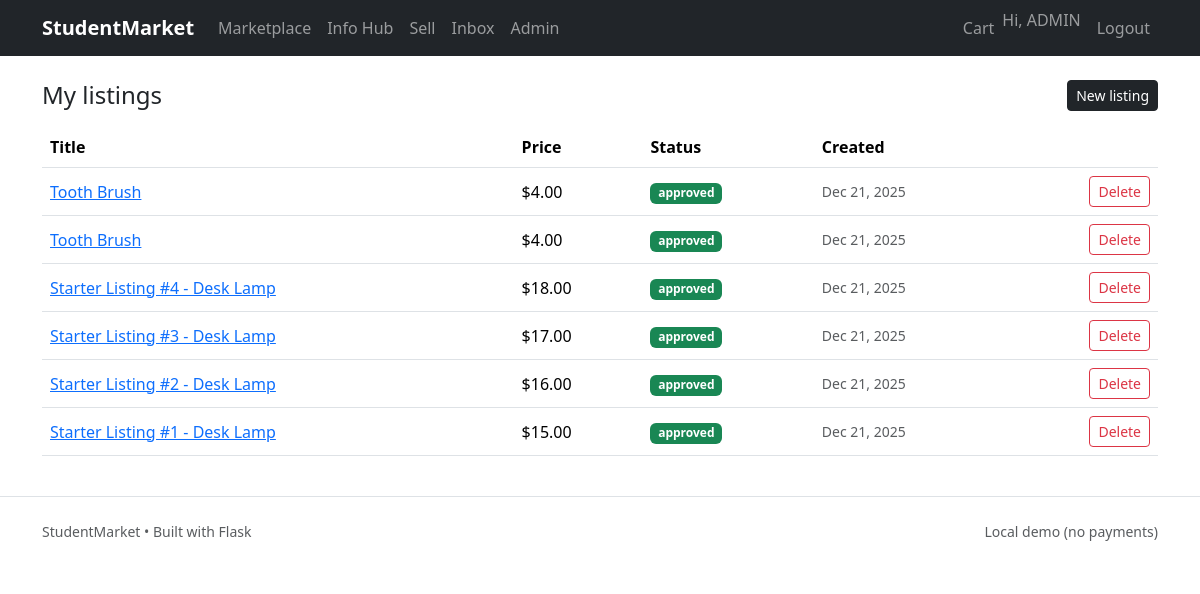
/market/my-listings (signed in), run on the app's committed database.
### app/models/user.py (models this page shows, shortened)
class User(db.Model, UserMixin):
    __tablename__ = "users"
    id = db.Column(db.Integer, primary_key=True)
    name = db.Column(db.String(120), nullable=False)
    email = db.Column(db.String(255), unique=True, nullable=False, index=True)
    password_hash = db.Column(db.String(255), nullable=False)
    role = db.Column(db.String(20), default="student")  # student | admin
    university = db.Column(db.String(200), default="")
    country = db.Column(db.String(120), default="")
    city = db.Column(db.String(120), default="")
    created_at = db.Column(db.DateTime, default=datetime.utcnow)
    products = db.relationship("Product", backref="seller", lazy=True)
    articles = db.relationship("Article", backref="author", lazy=True)
    def is_admin(self) -> bool:
        return self.role == "admin"

### app/models/product.py (models this page shows)
class Product(db.Model):
    __tablename__ = "products"
    id = db.Column(db.Integer, primary_key=True)
    seller_id = db.Column(db.Integer, db.ForeignKey("users.id"), nullable=False)
    category_id = db.Column(db.Integer, db.ForeignKey("categories.id"), nullable=False)
    title = db.Column(db.String(200), nullable=False)
    description = db.Column(db.Text, default="")
    price = db.Column(db.Numeric(10, 2), nullable=False)
    condition = db.Column(db.String(50), default="Used")  # New/Used/Like New
    city = db.Column(db.String(120), default="")
    status = db.Column(db.String(20), default="pending")  # pending/approved/rejected/sold
    created_at = db.Column(db.DateTime, default=datetime.utcnow)
    category = db.relationship("Category", lazy=True)
    images = db.relationship("ProductImage", backref="product", cascade="all, delete-orphan", lazy=True)

### app/routes/marketplace.py (the view)
@market_bp.route("/my-listings")
@login_required
def my_listings():
    products = Product.query.filter_by(seller_id=current_user.id).order_by(Product.created_at.desc()).all()
    return render_template("marketplace/my_listings.html", products=products)

### app/__init__.py (called while the page is built)
def create_app():
    app = Flask(__name__)
    app.config.from_object(Config)
    db.init_app(app)
    migrate.init_app(app, db)
    login_manager.init_app(app)
    csrf.init_app(app)
    @app.context_processor
    def inject_csrf():
        return dict(csrf_token=generate_csrf)
    app.register_blueprint(auth_bp)
    app.register_blueprint(market_bp)
    app.register_blueprint(info_bp)
    app.register_blueprint(admin_bp)
    from .routes.main import main_bp
    app.register_blueprint(main_bp)
    from .cli import register_cli
    register_cli(app)
    return app

### app/models/user.py (called while the page is built)
@login_manager.user_loader
def load_user(user_id):
    return db.session.get(User, int(user_id))

### app/templates/marketplace/my_listings.html (shortened to what this page needs)
{% extends "base.html" %}
{% block content %}
<div class="d-flex justify-content-between align-items-center">
  <h1 class="h4 mb-0">My listings</h1>
  <a class="btn btn-sm btn-dark" href="{{ url_for('market.sell') }}">New listing</a>
</div>
<div class="table-responsive mt-3">
  <table class="table align-middle">
    <thead>
      <tr>
        <th>Title</th><th>Price</th><th>Status</th><th>Created</th><th></th>
      </tr>
    </thead>
    <tbody>
      {% for p in products %}
      <tr>
        <td><a href="{{ url_for('market.product_detail', product_id=p.id) }}">{{ p.title }}</a></td>
        <td>${{ "%.2f"|format(p.price) }}</td>
        <td><span class="badge text-bg-{% if p.status=='approved' %}success{% elif p.status=='pending' %}warning{% else %}secondary{% endif %}">{{ p.status }}</span></td>
        <td class="small text-muted">{{ p.created_at.strftime("%b %d, %Y") }}</td>
        <td class="text-end">
          <form method="post" action="{{ url_for('market.delete_listing', product_id=p.id) }}" onsubmit="return confirm('Delete listing?');">
            <button class="btn btn-sm btn-outline-danger">Delete</button>
          </form>
        </td>
      </tr>
      {% else %}
      <tr><td colspan="5" class="text-muted">No listings yet.</td></tr>
      {% endfor %}
    </tbody>
  </table>
</div>
{% endblock %}

### app/templates/base.html (shortened to what this page needs)
<!doctype html>
<html lang="en">
<head>
  <link href="https://cdn.jsdelivr.net/npm/bootstrap@5.3.3/dist/css/bootstrap.min.css" rel="stylesheet">
  <link href="{{ url_for('static', filename='css/app.css') }}" rel="stylesheet">
</head>
<body>
<nav class="navbar navbar-expand-lg navbar-dark bg-dark sticky-top">
  <div class="container">
    <a class="navbar-brand fw-semibold" href="{{ url_for('main.home') }}">StudentMarket</a>
    <div class="collapse navbar-collapse" id="nav">
      <ul class="navbar-nav me-auto mb-2 mb-lg-0">
        <li class="nav-item"><a class="nav-link" href="{{ url_for('market.products') }}">Marketplace</a></li>
        <li class="nav-item"><a class="nav-link" href="{{ url_for('info.info_home') }}">Info Hub</a></li>
        {% if current_user.is_authenticated %}
        <li class="nav-item"><a class="nav-link" href="{{ url_for('market.sell') }}">Sell</a></li>
        <li class="nav-item"><a class="nav-link" href="{{ url_for('market.inbox') }}">Inbox</a></li>
        {% endif %}
        {% if current_user.is_authenticated and current_user.is_admin() %}
        <li class="nav-item"><a class="nav-link" href="{{ url_for('admin.dashboard') }}">Admin</a></li>
        {% endif %}
      </ul>
      <ul class="navbar-nav ms-auto">
        {% if current_user.is_authenticated %}
          <li class="nav-item"><a class="nav-link" href="{{ url_for('market.cart_view') }}">Cart</a></li>
          <li class="nav-item"><span class="navbar-text me-2">Hi, {{ current_user.name }}</span></li>
          <li class="nav-item"><a class="nav-link" href="{{ url_for('auth.logout') }}">Logout</a></li>
        {% else %}
          <li class="nav-item"><a class="nav-link" href="{{ url_for('auth.login') }}">Login</a></li>
          <li class="nav-item"><a class="btn btn-outline-light btn-sm ms-2" href="{{ url_for('auth.register') }}">Sign up</a></li>
        {% endif %}
      </ul>
    </div>
  </div>
</nav>
<main class="container py-4">
  {% block content %}{% endblock %}
</main>
<footer class="border-top py-4">
  <div class="container small text-muted d-flex justify-content-between">
    <span>StudentMarket • Built with Flask</span>
    <span>Local demo (no payments)</span>
  </div>
</footer>
</body>
</html>

### data on the page
User: name "ADMIN"
Product: title "Tooth Brush", price "4.00", status "approved", created_at "Dec 21, 2025"
Product: title "Tooth Brush", price "4.00", status "approved", created_at "Dec 21, 2025"
Product: title "Starter Listing #4 - Desk Lamp", price "18.00", status "approved", created_at "Dec 21, 2025"
Product: title "Starter Listing #3 - Desk Lamp", price "17.00", status "approved", created_at "Dec 21, 2025"
Product: title "Starter Listing #2 - Desk Lamp", price "16.00", status "approved", created_at "Dec 21, 2025"
Product: title "Starter Listing #1 - Desk Lamp", price "15.00", status "approved", created_at "Dec 21, 2025"
